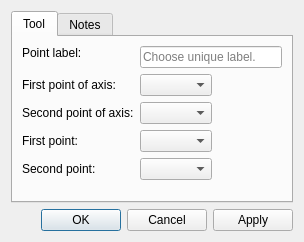
<?xml version="1.0" encoding="UTF-8"?>
<ui version="4.0">
 <class>DialogTriangle</class>
 <widget class="QDialog" name="DialogTriangle">
  <property name="geometry">
   <rect>
    <x>0</x>
    <y>0</y>
    <width>304</width>
    <height>242</height>
   </rect>
  </property>
  <property name="windowTitle">
   <string>Triangle tool</string>
  </property>
  <property name="windowIcon">
   <iconset resource="../../../vmisc/share/resources/icon.qrc">
    <normaloff>:/icon/64x64/icon64x64.png</normaloff>:/icon/64x64/icon64x64.png</iconset>
  </property>
  <property name="locale">
   <locale language="English" country="UnitedStates"/>
  </property>
  <layout class="QVBoxLayout" name="verticalLayout">
   <item>
    <widget class="QTabWidget" name="tabWidget">
     <property name="currentIndex">
      <number>0</number>
     </property>
     <widget class="QWidget" name="tab">
      <attribute name="title">
       <string>Tool</string>
      </attribute>
      <layout class="QFormLayout" name="formLayout_2">
       <property name="fieldGrowthPolicy">
        <enum>QFormLayout::ExpandingFieldsGrow</enum>
       </property>
       <item row="0" column="0">
        <widget class="QLabel" name="labelEditNamePoint">
         <property name="sizePolicy">
          <sizepolicy hsizetype="Fixed" vsizetype="Fixed">
           <horstretch>0</horstretch>
           <verstretch>0</verstretch>
          </sizepolicy>
         </property>
         <property name="text">
          <string>Point label:</string>
         </property>
        </widget>
       </item>
       <item row="0" column="1">
        <widget class="QLineEdit" name="lineEditNamePoint">
         <property name="toolTip">
          <string>Unique label</string>
         </property>
         <property name="placeholderText">
          <string>Choose unique label.</string>
         </property>
        </widget>
       </item>
       <item row="1" column="0">
        <widget class="QLabel" name="labelAxisP1">
         <property name="sizePolicy">
          <sizepolicy hsizetype="Expanding" vsizetype="Preferred">
           <horstretch>0</horstretch>
           <verstretch>0</verstretch>
          </sizepolicy>
         </property>
         <property name="text">
          <string>First point of axis:</string>
         </property>
        </widget>
       </item>
       <item row="1" column="1">
        <widget class="QComboBox" name="comboBoxAxisP1"/>
       </item>
       <item row="2" column="0">
        <widget class="QLabel" name="labelAxisP2">
         <property name="sizePolicy">
          <sizepolicy hsizetype="Expanding" vsizetype="Preferred">
           <horstretch>0</horstretch>
           <verstretch>0</verstretch>
          </sizepolicy>
         </property>
         <property name="text">
          <string>Second point of axis:</string>
         </property>
        </widget>
       </item>
       <item row="2" column="1">
        <widget class="QComboBox" name="comboBoxAxisP2"/>
       </item>
       <item row="3" column="0">
        <widget class="QLabel" name="labelFirstPoint">
         <property name="sizePolicy">
          <sizepolicy hsizetype="Expanding" vsizetype="Preferred">
           <horstretch>0</horstretch>
           <verstretch>0</verstretch>
          </sizepolicy>
         </property>
         <property name="text">
          <string>First point:</string>
         </property>
        </widget>
       </item>
       <item row="3" column="1">
        <widget class="QComboBox" name="comboBoxFirstPoint"/>
       </item>
       <item row="4" column="0">
        <widget class="QLabel" name="labelSecondPoint">
         <property name="sizePolicy">
          <sizepolicy hsizetype="Expanding" vsizetype="Preferred">
           <horstretch>0</horstretch>
           <verstretch>0</verstretch>
          </sizepolicy>
         </property>
         <property name="text">
          <string>Second point:</string>
         </property>
        </widget>
       </item>
       <item row="4" column="1">
        <widget class="QComboBox" name="comboBoxSecondPoint"/>
       </item>
      </layout>
     </widget>
     <widget class="QWidget" name="tab_2">
      <attribute name="title">
       <string>Notes</string>
      </attribute>
      <layout class="QVBoxLayout" name="verticalLayout_2">
       <item>
        <widget class="QPlainTextEdit" name="plainTextEditToolNotes"/>
       </item>
      </layout>
     </widget>
    </widget>
   </item>
   <item>
    <widget class="QDialogButtonBox" name="buttonBox">
     <property name="orientation">
      <enum>Qt::Horizontal</enum>
     </property>
     <property name="standardButtons">
      <set>QDialogButtonBox::Apply|QDialogButtonBox::Cancel|QDialogButtonBox::Ok</set>
     </property>
    </widget>
   </item>
  </layout>
 </widget>
 <tabstops>
  <tabstop>buttonBox</tabstop>
 </tabstops>
 <resources>
  <include location="../../../vmisc/share/resources/icon.qrc"/>
 </resources>
 <connections>
  <connection>
   <sender>buttonBox</sender>
   <signal>accepted()</signal>
   <receiver>DialogTriangle</receiver>
   <slot>accept()</slot>
   <hints>
    <hint type="sourcelabel">
     <x>248</x>
     <y>254</y>
    </hint>
    <hint type="destinationlabel">
     <x>157</x>
     <y>274</y>
    </hint>
   </hints>
  </connection>
  <connection>
   <sender>buttonBox</sender>
   <signal>rejected()</signal>
   <receiver>DialogTriangle</receiver>
   <slot>reject()</slot>
   <hints>
    <hint type="sourcelabel">
     <x>316</x>
     <y>260</y>
    </hint>
    <hint type="destinationlabel">
     <x>286</x>
     <y>274</y>
    </hint>
   </hints>
  </connection>
 </connections>
</ui>
